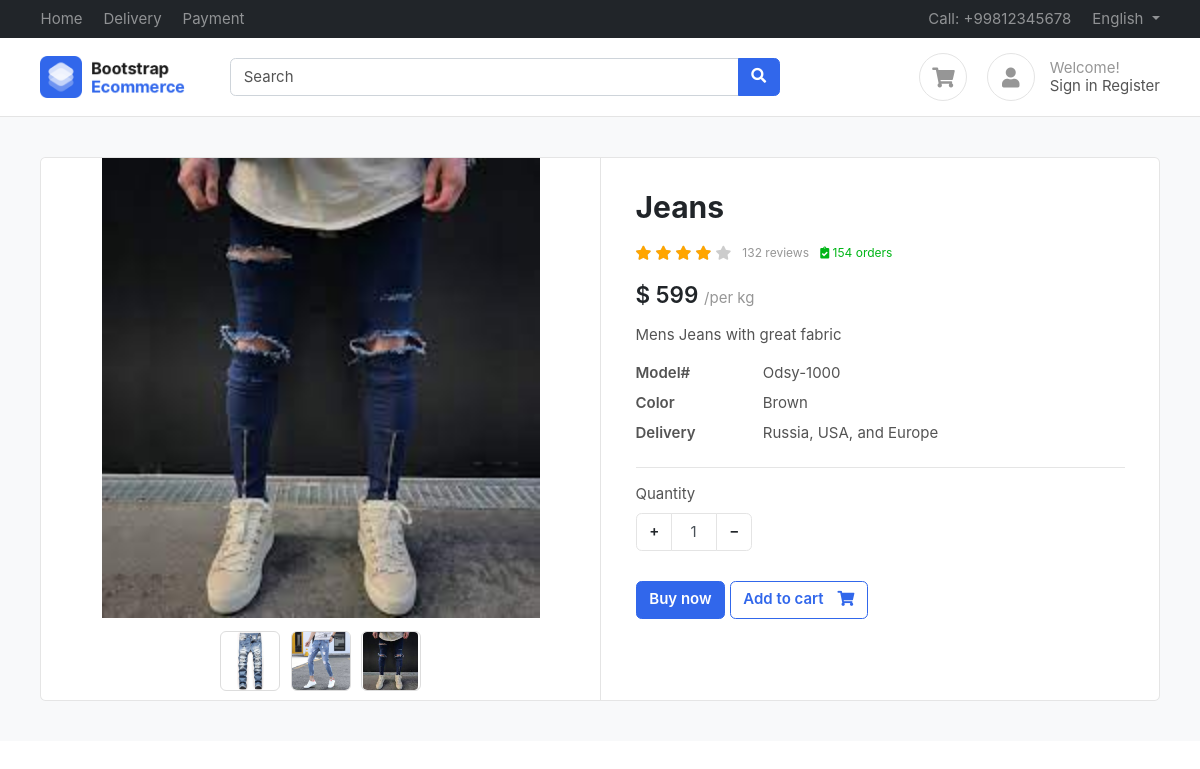
The app's page /product/jeans/ with its own data.
### products/models.py (models this page shows, shortened)
class Product(BaseModel):
    product_name = models.CharField(max_length=100)
    slug = models.SlugField(unique=True,null=True,blank=True)
    category = models.ForeignKey(Category,related_name='products', on_delete=models.CASCADE)
    price = models.IntegerField()
    product_description = models.TextField()
    color_variant = models.ManyToManyField(ColorVariant,blank=True)
    size_variant = models.ManyToManyField(SizeVariant,blank=True)

class ProductImage(BaseModel):
    product = models.ForeignKey(Product,on_delete=models.CASCADE,related_name="product_images")
    image = models.ImageField(upload_to='product')

### products/views.py (the view)
# urls.py: path('<slug>/',get_product,name='get_product'),
def get_product(request,slug):
    try:
        product = Product.objects.get(slug=slug)
        context={'product':product}
        if request.GET.get('size'):
            size = request.GET.get('size')
            price = product.get_product_price_by_size(size)
            context['selected_size'] = size
            context['updated_price'] = price
            print(price)
        return render(request,'product/product.html',context)
    except Exception as e:
        print(e)

### templates/product/product.html (shortened to what this page needs)
{% extends 'base/base.html' %}
{% block start %}
    <section class="section-content padding-y bg">
        <div class="container">
            <div class="card">
                <div class="row no-gutters">
                    <aside class="col-md-6">
                        <article class="gallery-wrap">
                            <div class="img-big-wrap">
                                <div>
                                    <a href="#">
                                        <img src="/media/{{ product.product_images.first.image }}">
                                    </a>
                                </div>
                            </div>
                            <div class="thumbs-wrap">
                                {% for image in product.product_images.all %}
                                    <a href="#" class="item-thumb">
                                        <img src="/media/{{ image.image }}">
                                    </a>
                                {% endfor %}
                            </div>
                        </article>
                    </aside>
                    <main class="col-md-6 border-left">
                        <article class="content-body">
                            <h2 class="title">{{ product.product_name }}</h2>
                            <div class="rating-wrap my-3">
                                <ul class="rating-stars">
                                    <li style="width:80%" class="stars-active">
                                        <i class="fa fa-star"></i> <i class="fa fa-star"></i>
                                        <i class="fa fa-star"></i> <i class="fa fa-star"></i>
                                    </li>
                                    <li>
                                        <i class="fa fa-star"></i> <i class="fa fa-star"></i>
                                        <i class="fa fa-star"></i> <i class="fa fa-star"></i>
                                        <i class="fa fa-star"></i>
                                    </li>
                                </ul>
                                <small class="label-rating text-muted">132 reviews</small>
                                <small class="label-rating text-success"> <i class="fa fa-clipboard-check"></i> 154 orders </small>
                            </div>
                            <div class="mb-3">
                                <var class="price h4">$
                                    {% if updated_price %}
                                        {{ updated_price }}
                                    {% else %}
                                        {{ product.price }}
                                    {% endif %}
                                </var>
                                <span class="text-muted">/per kg</span>
                            </div>
                            <p>{{ product.product_description }}</p>
                            <dl class="row">
                                <dt class="col-sm-3">
                                    Model#
                                </dt>
                                <dd class="col-sm-9">
                                    Odsy-1000
                                </dd>
                                <dt class="col-sm-3">
                                    Color
                                </dt>
                                <dd class="col-sm-9">
                                    Brown
                                </dd>
                                <dt class="col-sm-3">
                                    Delivery
                                </dt>
                                <dd class="col-sm-9">
                                    Russia, USA, and Europe
                                </dd>
                            </dl>
                            <hr>
                            <div class="form-row">
                                <div class="form-group col-md flex-grow-0">
                                    <label>Quantity</label>
                                    <div class="input-group mb-3 input-spinner">
                                        <div class="input-group-prepend">
                                            <button class="btn btn-light" type="button" id="button-plus">+</button>
                                        </div>
                                        <input type="text" class="form-control" value="1">
                                        <div class="input-group-append">
                                            <button class="btn btn-light" type="button" id="button-minus">−</button>
                                        </div>
                                    </div>
                                </div>
                            </div>
                            <a href="#" class="btn  btn-primary">Buy now</a>
                            <a href="{% url 'add_to_cart' product.uid %}?variant={{selected_size}}"
                               class="btn  btn-outline-primary"> <span class="text">Add to cart</span> <i class="fas fa-shopping-cart"></i>  </a>
                        </article>
                    </main>
                </div>
            </div>
        </div>
    </section>
{% endblock start %}

### public/static/css/ui.css (style rules this page uses)
html { font-family: 'Inter', sans-serif; font-size: 15px; }
.content-body { flex: 1 1 auto; padding: 2rem 2.3rem; }
.padding-y { padding-top: 40px; padding-bottom: 40px; }
var { font-style: normal; }
article:after, .form-group:after { display: block; clear: both; content: ""; }
.bg { background-color: #f8f9fa; }
.card .title { color: #212529; }
.btn-light { background-color: #fff; border-color: #e4e4e4; }
.btn .text + i { margin-left: 10px; }
dl[class="row"] { margin-bottom: 0; }
.price { font-weight: 600; color: #212529; }
.label-rating { margin-left: 7px; display: inline-block; vertical-align: middle; }
.rating-stars { display: inline-block; vertical-align: middle; list-style: none; margin: 0; padding: 0; position: relative; white-space: nowrap; clear: both; }
.rating-stars i { font-size: 14px; color: #ccc; display: inline; }
.rating-stars li { display: block; text-overflow: clip; white-space: nowrap; z-index: 1; }
.rating-stars li.stars-active { z-index: 2; position: absolute; top: 0; left: 0; overflow: hidden; }
.rating-stars li.stars-active i { color: orange; }
.input-spinner { width: 120px; flex-wrap: nowrap; display: inline-flex; }
.input-spinner input.form-control { text-align: center; max-width: 46px; flex-basis: 46px; border-color: #e4e4e4; flex-grow: 0; }
.input-spinner .btn { width: 36px; text-align: center; }
.gallery-wrap .img-big-wrap { margin-bottom: 10px; border-radius: 0.37rem; overflow: hidden; background-color: #fff; }
.gallery-wrap .img-big-wrap a { text-align: center; display: block; }
.gallery-wrap .img-big-wrap img { height: 460px; width: auto; display: inline-block; cursor: zoom-in; }
.gallery-wrap .thumbs-wrap { text-align: center; }
.gallery-wrap .thumbs-wrap .item-thumb { width: 60px; height: 60px; border: 1px solid #ddd; border-radius: 6px; margin: 3px; display: inline-block; overflow: hidden; }
.gallery-wrap .thumbs-wrap img { max-width: 100%; max-height: 100%; object-fit: cover; border-radius: 4px; cursor: zoom-in; }

### records on screen
Product: product_images.first.image (picture), product_name "Jeans", price "599", product_description "Mens Jeans with great fabric"
ProductImage: image (picture)
ProductImage: image (picture)
ProductImage: image (picture)
